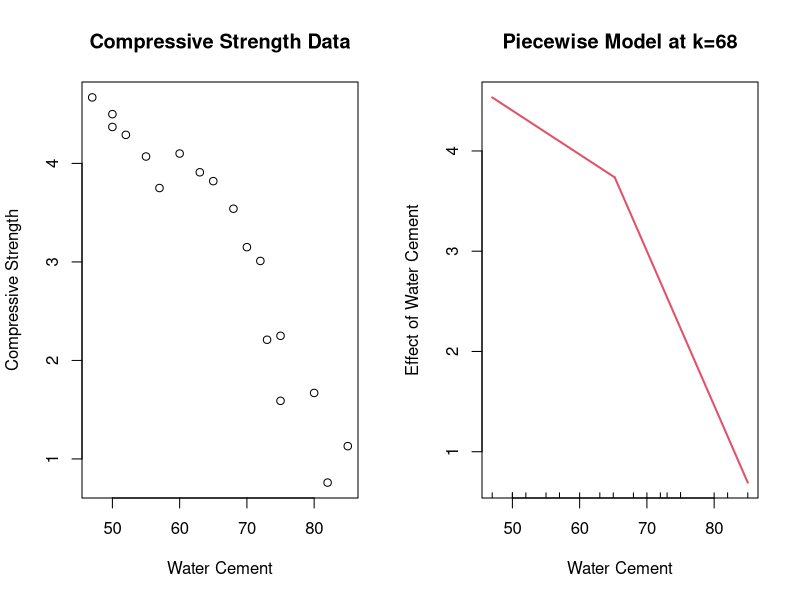
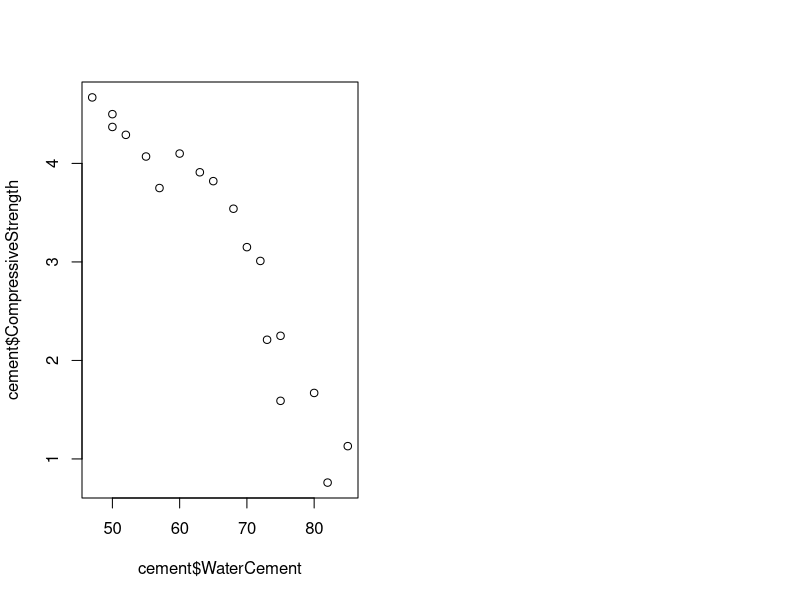
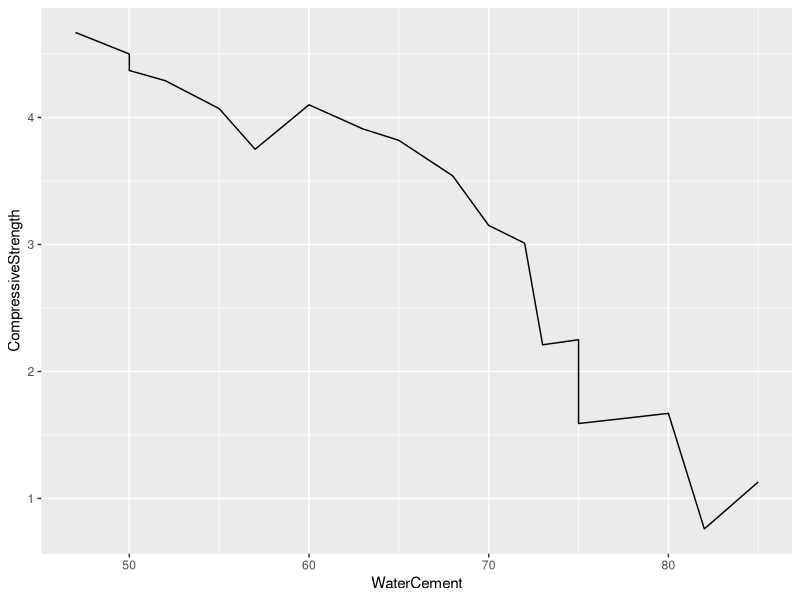

Here is the R script that generated these plots, in order:
## ---- chunk 1
knitr::opts_chunk$set(echo = TRUE)
library(tidyverse)
library(ggplot2)
library(segmented)
## ---- chunk 2
cement <- read_csv("concrete data.csv")
head(cement)
## ---- chunk 3
lm1 <- lm(CompressiveStrength ~ WaterCement, data = cement)
summary(lm1)
## ---- chunk 4
pw1 <- segmented(lm1, seg.Z = ~ WaterCement, psi = 58)
summary(pw1)
## ---- chunk 5
par(mfrow=c(1,2))
plot(cement$WaterCement, cement$CompressiveStrength,
     xlab = "Water Cement", ylab = "Compressive Strength",
     main = "Compressive Strength Data")
plot(pw1, xlab = "Water Cement", ylab = "Effect of Water Cement",
     main = "Piecewise Model at k=68")

## ---- chunk 6
plot(cement$WaterCement, cement$CompressiveStrength)
## ---- chunk 7
pw1$model
## ---- chunk 8
ggplot(pw1, aes(x=WaterCement, y=CompressiveStrength))+
  geom_line()
## ---- chunk 9
pw1$effects
## ---- chunk 10
cement2 <- cement %>%
  filter(WaterCement > 70)
cement2
## ---- chunk 11
lm2 <- lm(CompressiveStrength ~ WaterCement, data = cement2)
summary(lm2)
